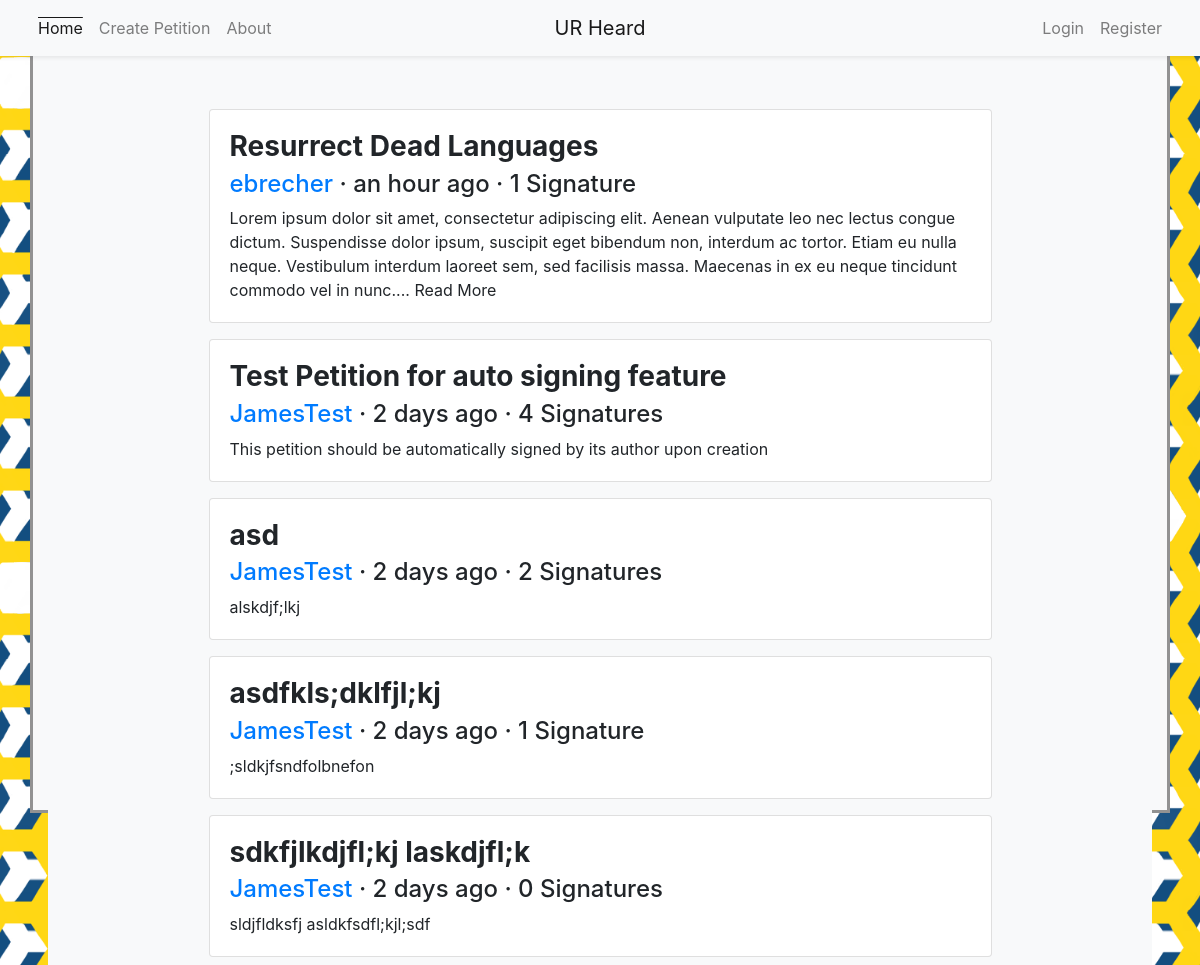
The page / on the database its author committed.
### models.py (models this page shows, shortened)
class Petition(db.Model):
	__tablename__ = 'petition'
	id = db.Column(db.Integer, primary_key=True)
	title = db.Column(db.String(80), nullable=False)
	body = db.Column(db.Text, nullable=False)
	author_id = db.Column(db.Integer, db.ForeignKey('user.id'), nullable=False)
	author = db.relationship('User', backref='petition')
	timestamp = db.Column(db.DateTime, default=datetime.utcnow)
	signers = db.relationship('User', secondary=signature, backref='signed_petitions')
	initial_signatures = 0
	signature_count = db.Column(db.Integer, default=initial_signatures)

class User(UserMixin, db.Model):
	__tablename__ = 'user'
	id = db.Column(db.Integer, primary_key=True)
	name = db.Column(db.String(50), nullable=False, unique=True, index=True)
	email = db.Column(db.String(50), unique=True, index=True)
	password_hash = db.Column(db.String(128))
	@property
	def password(self):
		raise AttributeError('password is not a readable attribute')

### app.py (the view)
@app.route('/', methods=['GET', 'POST'])
def index():
	petitions = Petition.query.order_by(Petition.timestamp.desc()).all()
	return render_template('index.html', petitions=petitions)

### templates/index.html (shortened to what this page needs)
{% extends "base.html" %}
{% block content %}
	<div class="container">
		<div class="d-flex flex-wrap justify-content-center">
		{% for petition in petitions %}
			<article class="card m-2 w-75">
				<a href="{{ url_for ('petition', id=petition.id) }}" class="text-body text-decoration-none">
					<div class="card-body">
						<h3 class="card-title font-weight-bold">{{petition.title}}</h3>
						<h4 class="card-subtitle mb-2"><object><a href="/profile/{{petition.author_id}}">{{petition.author.name}}</a></object> &middot; {{ moment(petition.timestamp).fromNow() }} &middot; {{ petition.signature_count }} {{'Signature' if petition.signature_count==1 else 'Signatures'}}</h4>
						<p class="card-text">{{petition.body | truncate(325, false, end='... Read More', leeway=10) }}</p>
					</div>
				</a>
			</article>
		{% endfor %}
		</div>
	</div>
{% endblock content %}

### rows shown on the page
Petition: title "Resurrect Dead Languages", author.name "ebrecher", timestamp "an hour ago", signature_count "1", signature_count "Signature", body "Lorem ipsum dolor sit amet, consectetur adipiscing elit. Aenean vulputate leo nec lectus congue dictum. Suspendisse dolor ipsum, suscipit eget bibendum non, interdum ac tortor. Etiam eu nulla neque. Vestibulum interdum laoreet sem, sed facilisis massa. Maecenas in ex eu neque tincidunt commodo vel in nunc.... Read More"
Petition: title "Test Petition for auto signing feature", author.name "JamesTest", timestamp "2 days ago", signature_count "4", signature_count "Signatures", body "This petition should be automatically signed by its author upon creation"
Petition: title "asd", author.name "JamesTest", timestamp "2 days ago", signature_count "2", signature_count "Signatures", body "alskdjf;lkj"
Petition: title "asdfkls;dklfjl;kj", author.name "JamesTest", timestamp "2 days ago", signature_count "1", signature_count "Signature", body ";sldkjfsndfolbnefon"
Petition: title "sdkfjlkdjfl;kj laskdjfl;k", author.name "JamesTest", timestamp "2 days ago", signature_count "0", signature_count "Signatures", body "sldjfldksfj asldkfsdfl;kjl;sdf"

### other values the page prints
{{ render_nav_item('index', 'Home', use_li=True) }} "Home"
{{ render_nav_item('create', 'Create Petition', use_li=True) }} "Create Petition"
{{ render_nav_item('about', 'About', use_li=True) }} "About"
{{ render_nav_item('login', 'Login', use_li=True) }} "Login"
{{ render_nav_item('register', 'Register', use_li=True) }} "Register"
